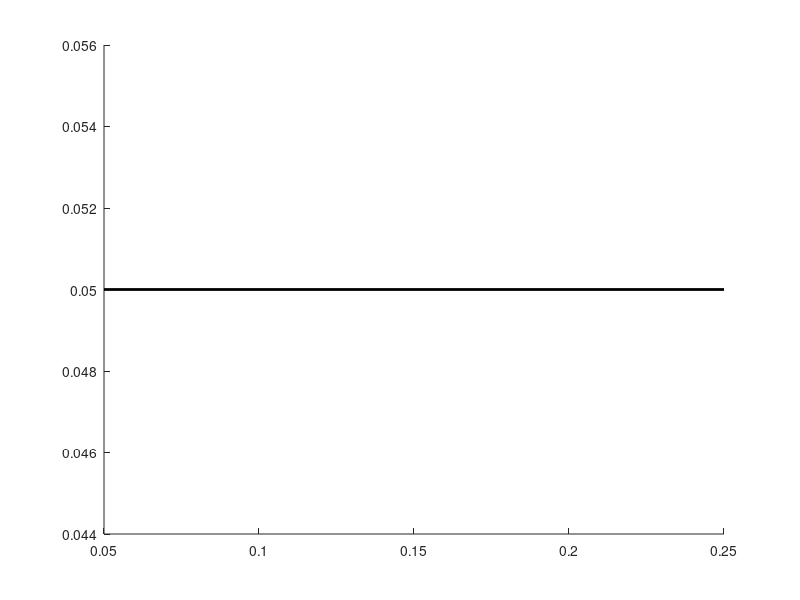

Here is the MATLAB script that generated this plot:
% SCALEBAR   Add a scalebar to an axis.
% (scheme package)
%
% HP = scalebar (unit, pos)
% -------------------------
%
% Adds a scalebar to the axis.
%
% Input
% -----
% - unit     ::string: {DEFAULT: micrometer, '\mum'}
% - pos      ::string: position {DEFAULT: southwest '-sw'}
%     '-sw'  : southwest
%     '-se'  : southeast
%     '-nw'  : northwest
%     '-ne'  : northeast
%
% Output
% ------
%
% HP         ::handles: HP links to the graphical objects
%
% Example
% -------
% plot_tree    (sample_tree);
% axis         off;
% scalebar;
%
% See also start_trees
% Uses
%
% the TREES toolbox: edit, generate, visualise and analyse neuronal trees
% Copyright (C) 2009 - 2016  Hermann Cuntz

function HP  = scalebar (unit, pos)

if (nargin < 1) || isempty (unit)
    % {DEFAULT: micrometer unit}
    unit     = '\mum';
end

if (nargin < 2) || isempty (pos)
    % {DEFAULT: position southwest}
    pos      = '-sw'; 
end

dx           = xlim;
ddx          = (dx (2) - dx (1)) / 5;
rddx         = (10 ^ (floor (log10 (ddx))));
ddx          = round (ddx ./ rddx) .* rddx;
if     strcmp (pos, '-sw')
    ddx2     =             0.05 .* (dx (2) - dx (1)) + dx (1);
    dy       = ylim; ddy = 0.05 .* (dy (2) - dy (1)) + dy (1);
    ddy3     =             0.07 .* (dy (2) - dy (1)) + dy (1);
    HPL      = line        ([ddx2 (ddx2 + ddx)], [ddy ddy]);
    HPT      = text        (ddx2,       ddy3, [(num2str (ddx)) ' ' unit]);
elseif strcmp (pos, '-se')
    ddx2     =             0.95 .* (dx (2) - dx (1)) + dx (1);
    dy       = ylim; ddy = 0.05 .* (dy (2) - dy (1)) + dy (1);
    ddy3     =             0.07 .* (dy (2) - dy (1)) + dy (1);
    HPL      = line        ([ddx2 (ddx2 - ddx)], [ddy ddy]);
    HPT      = text        (ddx2 - ddx, ddy3, [(num2str (ddx)) ' ' unit]);
elseif strcmp (pos, '-ne')
    ddx2     =             0.95 .* (dx (2) - dx (1)) + dx (1);
    dy       = ylim; ddy = 0.90 .* (dy (2) - dy (1)) + dy (1);
    ddy3     =             0.92 .* (dy (2) - dy (1)) + dy (1);
    HPL      = line        ([ddx2 (ddx2 - ddx)], [ddy ddy]);
    HPT      = text        (ddx2 - ddx, ddy3, [(num2str (ddx)) ' ' unit]);
elseif strcmp (pos, '-nw')
    ddx2     =             0.05 .* (dx (2) - dx (1)) + dx (1);
    dy       = ylim; ddy = 0.90 .* (dy (2) - dy (1)) + dy (1);
    ddy3     =             0.92 .* (dy (2) - dy (1)) + dy (1);
    HPL      = line        ([ddx2 (ddx2 + ddx)], [ddy ddy]);
    HPT      = text        (ddx2,       ddy3, [(num2str (ddx)) ' ' unit]);
end
set          (HPL, ...
    'color',                   [0 0 0], ...
    'linewidth',               2);
set          (HPT, ...
    'fontsize',                12, ...
    'verticalAlignment',       'bottom');
HP           = [HPL; HPT];



